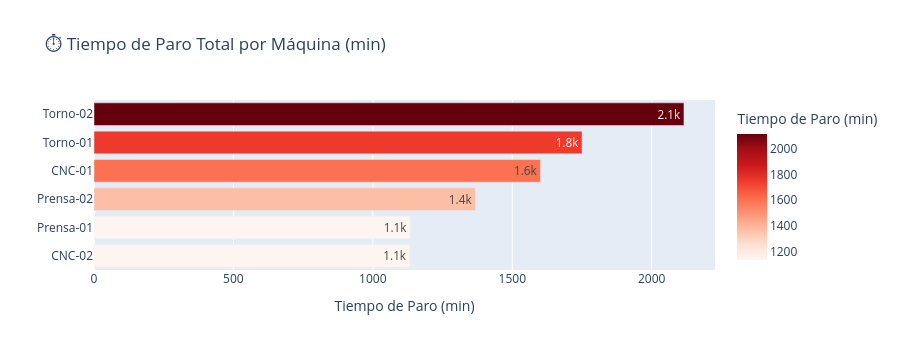

The notebook cell this image was saved under:
### Code cell
# ══════════════════════════════════════════════════════════════
# PASO 7 — Visualización 3
# Pregunta a responder: ¿Qué máquina genera más paros?
# Tipo sugerido: Barras horizontales
# ══════════════════════════════════════════════════════════════

# Tu código aquí:

fig3 = px.bar(
    paro_maquina.sort_values('tiempo_paro_total_min', ascending=True),
    y                      = 'maquina',
    x                      = 'tiempo_paro_total_min',
    orientation            = 'h',
    title                  = '⏱️ Tiempo de Paro Total por Máquina (min)',
    labels                 = {'tiempo_paro_total_min': 'Tiempo de Paro (min)', 'maquina': ''},
    color                  = 'tiempo_paro_total_min',
    color_continuous_scale = 'Reds',
    text_auto              = '.2s'
)
fig3.update_layout(height=350, showlegend=False)
fig3.show()

### Figure 1 — Plotly figure (JSON) as saved in the notebook; plotly's stock layout.template omitted (floating-point values rounded to 4 significant figures)
{"data": [{"hovertemplate": "Tiempo de Paro (min)=%{marker.color}<br>=%{y}<extra></extra>", "legendgroup": "", "marker": {"color": [1132.0, 1134.0, 1367.0, 1601.0, 1750.0, 2116.0], "coloraxis": "coloraxis", "pattern": {"shape": ""}}, "name": "", "orientation": "h", "showlegend": false, "textposition": "auto", "texttemplate": "%{x:.2s}", "type": "bar", "x": [1132.0, 1134.0, 1367.0, 1601.0, 1750.0, 2116.0], "xaxis": "x", "y": ["CNC-02", "Prensa-01", "Prensa-02", "CNC-01", "Torno-01", "Torno-02"], "yaxis": "y"}], "layout": {"barmode": "relative", "coloraxis": {"colorbar": {"title": {"text": "Tiempo de Paro (min)"}}, "colorscale": [[0, "rgb(255,245,240)"], [0.125, "rgb(254,224,210)"], [0.25, "rgb(252,187,161)"], [0.375, "rgb(252,146,114)"], [0.5, "rgb(251,106,74)"], [0.625, "rgb(239,59,44)"], [0.75, "rgb(203,24,29)"], [0.875, "rgb(165,15,21)"], [1, "rgb(103,0,13)"]]}, "height": 350, "legend": {"tracegroupgap": 0}, "showlegend": false, "title": {"text": "⏱️ Tiempo de Paro Total por Máquina (min)"}, "xaxis": {"anchor": "y", "domain": [0, 1], "title": {"text": "Tiempo de Paro (min)"}}, "yaxis": {"anchor": "x", "domain": [0, 1], "title": {"text": ""}}}}
